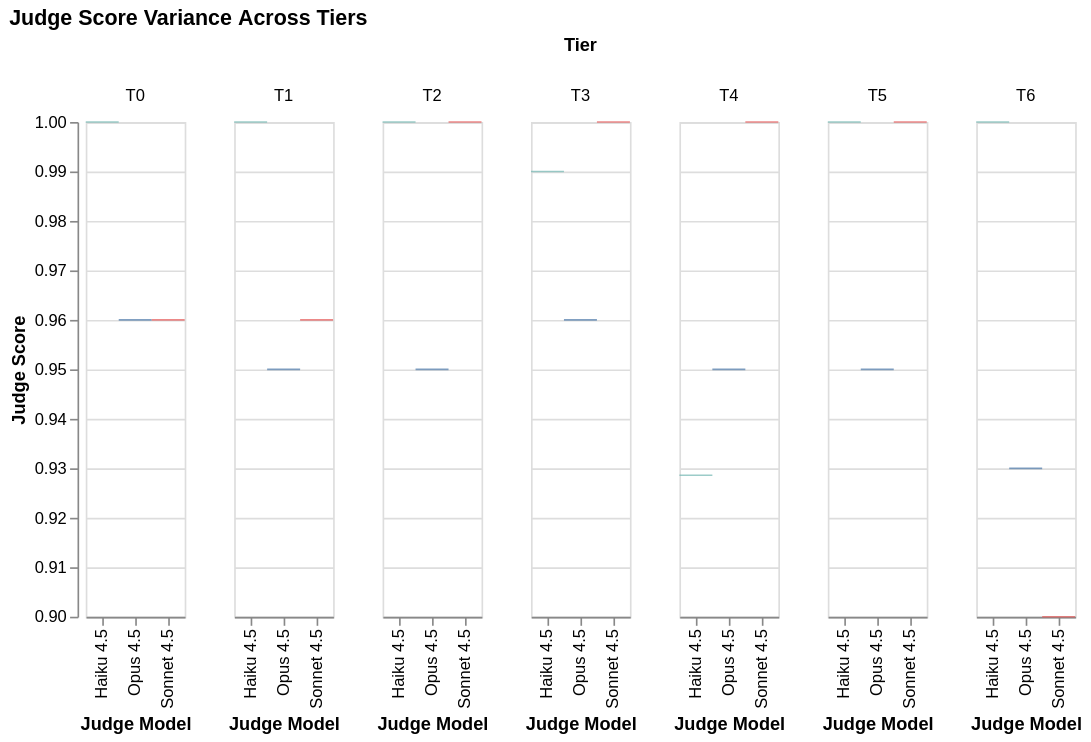

Write the Vega-Lite specification saved for this chart.
### Vega-Lite specification from a JSON file in a GitHub repository (floating-point values rounded to 4 significant figures)
{"config": {"view": {"continuousWidth": 300, "continuousHeight": 300}}, "data": {"name": "data-d0e2fb6edff1f5e89a339d594482fb48"}, "facet": {"column": {"field": "tier", "sort": ["T0", "T1", "T2", "T3", "T4", "T5", "T6"], "title": "Tier", "type": "ordinal"}}, "spec": {"mark": {"type": "boxplot", "size": 20}, "encoding": {"color": {"field": "judge_display", "legend": null, "scale": {"domain": ["Haiku 4.5", "Opus 4.5", "Sonnet 4.5"], "range": ["#72B7B2", "#4C78A8", "#E45756"]}, "title": "Judge", "type": "nominal"}, "x": {"field": "judge_display", "sort": ["Haiku 4.5", "Opus 4.5", "Sonnet 4.5"], "title": "Judge Model", "type": "nominal"}, "y": {"field": "judge_score", "scale": {"domain": [0.9, 1.0]}, "title": "Judge Score", "type": "quantitative"}}}, "resolve": {"scale": {"x": "independent"}}, "title": "Judge Score Variance Across Tiers", "$schema": "https://vega.github.io/schema/vega-lite/v6.1.0.json", "datasets": {"data-d0e2fb6edff1f5e89a339d594482fb48": [{"tier": "T0", "judge_model": "claude-opus-4-5-20251101", "judge_score": 0.96, "judge_display": "Opus 4.5"}, {"tier": "T0", "judge_model": "claude-sonnet-4-5-20250929", "judge_score": 0.96, "judge_display": "Sonnet 4.5"}, {"tier": "T0", "judge_model": "claude-haiku-4-5", "judge_score": 1.0, "judge_display": "Haiku 4.5"}, {"tier": "T1", "judge_model": "claude-opus-4-5-20251101", "judge_score": 0.95, "judge_display": "Opus 4.5"}, {"tier": "T1", "judge_model": "claude-sonnet-4-5-20250929", "judge_score": 0.96, "judge_display": "Sonnet 4.5"}, {"tier": "T1", "judge_model": "claude-haiku-4-5", "judge_score": 1.0, "judge_display": "Haiku 4.5"}, {"tier": "T2", "judge_model": "claude-opus-4-5-20251101", "judge_score": 0.95, "judge_display": "Opus 4.5"}, {"tier": "T2", "judge_model": "claude-sonnet-4-5-20250929", "judge_score": 1.0, "judge_display": "Sonnet 4.5"}, {"tier": "T2", "judge_model": "claude-haiku-4-5", "judge_score": 1.0, "judge_display": "Haiku 4.5"}, {"tier": "T3", "judge_model": "claude-opus-4-5-20251101", "judge_score": 0.96, "judge_display": "Opus 4.5"}, {"tier": "T3", "judge_model": "claude-sonnet-4-5-20250929", "judge_score": 1.0, "judge_display": "Sonnet 4.5"}, {"tier": "T3", "judge_model": "claude-haiku-4-5", "judge_score": 0.99, "judge_display": "Haiku 4.5"}, {"tier": "T4", "judge_model": "claude-opus-4-5-20251101", "judge_score": 0.95, "judge_display": "Opus 4.5"}, {"tier": "T4", "judge_model": "claude-sonnet-4-5-20250929", "judge_score": 1.0, "judge_display": "Sonnet 4.5"}, {"tier": "T4", "judge_model": "claude-haiku-4-5", "judge_score": 0.9286, "judge_display": "Haiku 4.5"}, {"tier": "T5", "judge_model": "claude-opus-4-5-20251101", "judge_score": 0.95, "judge_display": "Opus 4.5"}, {"tier": "T5", "judge_model": "claude-sonnet-4-5-20250929", "judge_score": 1.0, "judge_display": "Sonnet 4.5"}, {"tier": "T5", "judge_model": "claude-haiku-4-5", "judge_score": 1.0, "judge_display": "Haiku 4.5"}, {"tier": "T6", "judge_model": "claude-opus-4-5-20251101", "judge_score": 0.93, "judge_display": "Opus 4.5"}, {"tier": "T6", "judge_model": "claude-sonnet-4-5-20250929", "judge_score": 0.9, "judge_display": "Sonnet 4.5"}, {"tier": "T6", "judge_model": "claude-haiku-4-5", "judge_score": 1.0, "judge_display": "Haiku 4.5"}]}}
